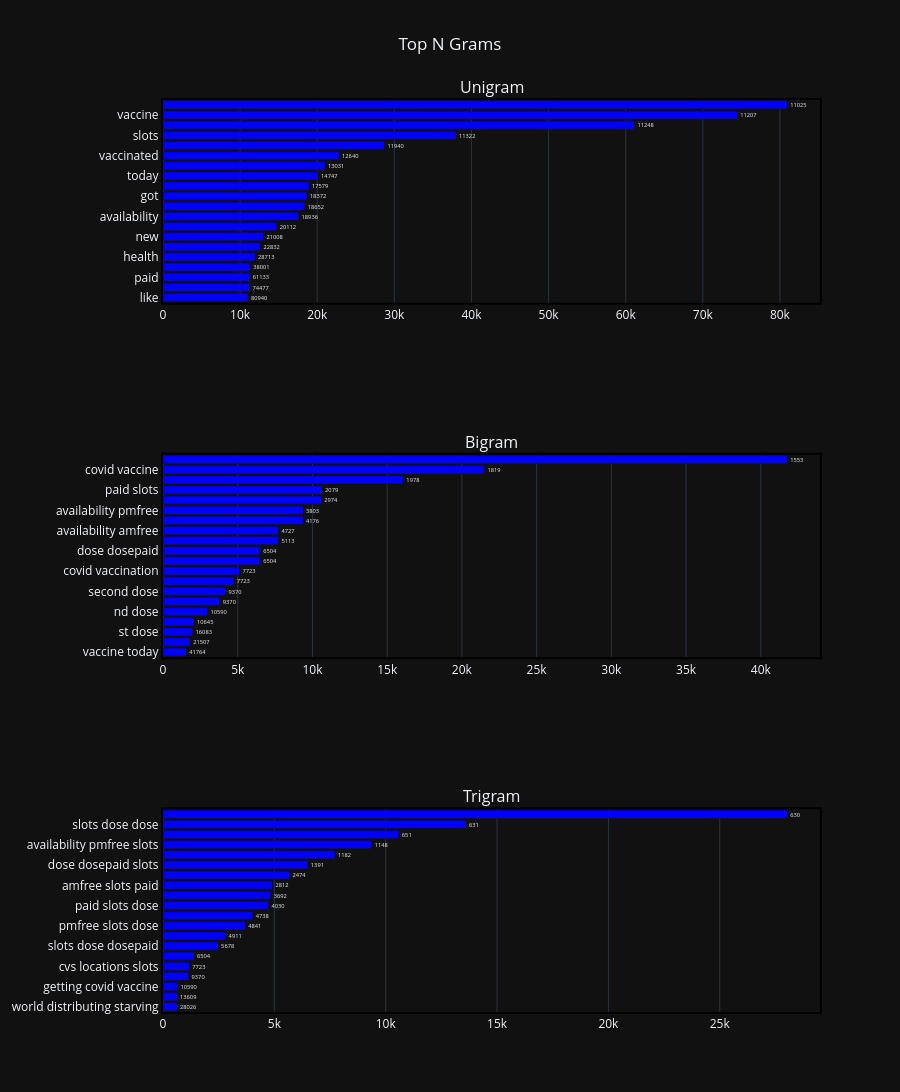

Notebook code cell kept with this figure:
### Code cell
from plotly.subplots import make_subplots

def ngram_df(corpus,nrange,n=None):
    vec = CountVectorizer(stop_words = 'english',ngram_range=nrange).fit(corpus)
    bag_of_words = vec.transform(corpus)
    sum_words = bag_of_words.sum(axis=0) 
    words_freq = [(word, sum_words[0, idx]) for word, idx in vec.vocabulary_.items()]
    words_freq =sorted(words_freq, key = lambda x: x[1], reverse=True)
    total_list=words_freq[:n]
    df=pd.DataFrame(total_list,columns=['text','count'])
    return df
unigram_df=ngram_df(df['refine_text'],(1,1),20)
bigram_df=ngram_df(df['refine_text'],(2,2),20)
trigram_df=ngram_df(df['refine_text'],(3,3),20)

fig = make_subplots(
    rows=3, cols=1,subplot_titles=("Unigram","Bigram",'Trigram'),
    specs=[[{"type": "scatter"}],
           [{"type": "scatter"}],
           [{"type": "scatter"}]
          ])

fig.add_trace(go.Bar(
    y=unigram_df['text'][::-1],
    x=unigram_df['count'][::-1],
    marker={'color': "blue"},  
    text=unigram_df['count'],
    textposition = "outside",
    orientation="h",
    name="Months",
),row=1,col=1)

fig.add_trace(go.Bar(
    y=bigram_df['text'][::-1],
    x=bigram_df['count'][::-1],
    marker={'color': "blue"},  
    text=bigram_df['count'],
     name="Days",
    textposition = "outside",
    orientation="h",
),row=2,col=1)

fig.add_trace(go.Bar(
    y=trigram_df['text'][::-1],
    x=trigram_df['count'][::-1],
    marker={'color': "blue"},  
    text=trigram_df['count'],
     name="Days",
    orientation="h",
    textposition = "outside",
),row=3,col=1)

fig.update_xaxes(showline=True, linewidth=2, linecolor='black', mirror=True)
fig.update_yaxes(showline=True, linewidth=2, linecolor='black', mirror=True)
fig.update_layout(title_text='Top N Grams',xaxis_title=" ",yaxis_title=" ",
                  showlegend=False,title_x=0.5,height=1200,template="plotly_dark")
fig.show()

### Figure 1 — Plotly figure (JSON) as saved in the notebook; plotly's stock layout.template omitted (floating-point values rounded to 4 significant figures)
{"data": [{"marker": {"color": "blue"}, "name": "Months", "orientation": "h", "text": [80940, 74477, 61133, 38001, 28713, 22832, 21008, 20112, 18936, 18652, 18372, 17579, 14747, 13031, 12640, 11940, 11322, 11248, 11207, 11025], "textposition": "outside", "type": "bar", "x": [11025, 11207, 11248, 11322, 11940, 12640, 13031, 14747, 17579, 18372, 18652, 18936, 20112, 21008, 22832, 28713, 38001, 61133, 74477, 80940], "xaxis": "x", "y": ["like", "shot", "paid", "need", "health", "doses", "new", "getting", "availability", "vaccines", "got", "just", "today", "vaccination", "vaccinated", "people", "slots", "covid", "vaccine", "dose"], "yaxis": "y"}, {"marker": {"color": "blue"}, "name": "Days", "orientation": "h", "text": [41764, 21507, 16083, 10645, 10590, 9370, 9370, 7723, 7723, 6504, 6504, 5113, 4727, 4176, 3803, 2974, 2079, 1978, 1819, 1553], "textposition": "outside", "type": "bar", "x": [1553, 1819, 1978, 2079, 2974, 3803, 4176, 4727, 5113, 6504, 6504, 7723, 7723, 9370, 9370, 10590, 10645, 16083, 21507, 41764], "xaxis": "x2", "y": ["vaccine today", "dose vaccine", "st dose", "just got", "nd dose", "fully vaccinated", "second dose", "covid vaccines", "covid vaccination", "dosepaid slots", "dose dosepaid", "amfree slots", "availability amfree", "pmfree slots", "availability pmfree", "slots paid", "paid slots", "slots dose", "covid vaccine", "dose dose"], "yaxis": "y2"}, {"marker": {"color": "blue"}, "name": "Days", "orientation": "h", "text": [28026, 13609, 10590, 9370, 7723, 6504, 5678, 4911, 4841, 4738, 4030, 3692, 2812, 2474, 1391, 1182, 1148, 651, 631, 630], "textposition": "outside", "type": "bar", "x": [630, 631, 651, 1148, 1182, 1391, 2474, 2812, 3692, 4030, 4738, 4841, 4911, 5678, 6504, 7723, 9370, 10590, 13609, 28026], "xaxis": "x3", "y": ["world distributing starving", "rest world distributing", "getting covid vaccine", "dose covid vaccine", "cvs locations slots", "rite aids slots", "slots dose dosepaid", "amfree slots dose", "pmfree slots dose", "dose dose dosepaid", "paid slots dose", "dosepaid slots dose", "amfree slots paid", "pmfree slots paid", "dose dosepaid slots", "availability amfree slots", "availability pmfree slots", "slots paid slots", "slots dose dose", "dose dose dose"], "yaxis": "y3"}], "layout": {"annotations": [{"font": {"size": 16}, "showarrow": false, "text": "Unigram", "x": 0.5, "xanchor": "center", "xref": "paper", "y": 1, "yanchor": "bottom", "yref": "paper"}, {"font": {"size": 16}, "showarrow": false, "text": "Bigram", "x": 0.5, "xanchor": "center", "xref": "paper", "y": 0.6111, "yanchor": "bottom", "yref": "paper"}, {"font": {"size": 16}, "showarrow": false, "text": "Trigram", "x": 0.5, "xanchor": "center", "xref": "paper", "y": 0.2222, "yanchor": "bottom", "yref": "paper"}], "height": 1200, "showlegend": false, "title": {"text": "Top N Grams", "x": 0.5}, "xaxis": {"anchor": "y", "domain": [0, 1], "linecolor": "black", "linewidth": 2, "mirror": true, "showline": true, "title": {"text": " "}}, "xaxis2": {"anchor": "y2", "domain": [0, 1], "linecolor": "black", "linewidth": 2, "mirror": true, "showline": true}, "xaxis3": {"anchor": "y3", "domain": [0, 1], "linecolor": "black", "linewidth": 2, "mirror": true, "showline": true}, "yaxis": {"anchor": "x", "domain": [0.7778, 1], "linecolor": "black", "linewidth": 2, "mirror": true, "showline": true, "title": {"text": " "}}, "yaxis2": {"anchor": "x2", "domain": [0.3889, 0.6111], "linecolor": "black", "linewidth": 2, "mirror": true, "showline": true}, "yaxis3": {"anchor": "x3", "domain": [0, 0.2222], "linecolor": "black", "linewidth": 2, "mirror": true, "showline": true}}}
